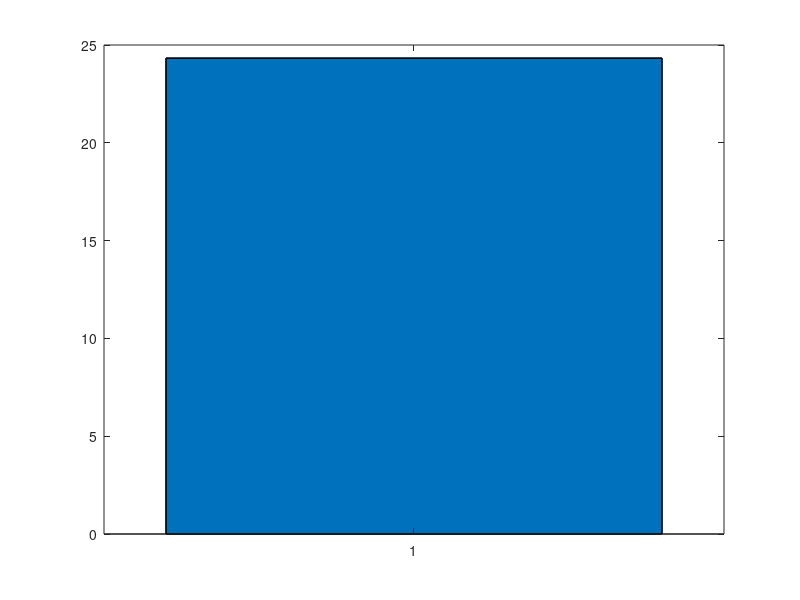

MATLAB code for this plot: (Note: this script raises an error after producing the figure.)
close all;
clear;
clc;

load('modNet_avgFre_source_conP087.mat');
x = mean(modNet_avgFre_source_conP087(50:end,:));
y = std(modNet_avgFre_source_conP087(50:end,:));

figure(1);
facecolor = [1,0,0;0,1,0;0,0,1;1,1,0;1,0,1];
for i = 1:5
    b = bar(i,x(i),'linewidth',1.2);
    b.FaceColor = facecolor(i,:);
    hold on;
end;
ylim([0.01,100]);
hold on;
e = errorbar(x,y,'.','color','k','linewidth',1.2);
e.Marker = 'none';
hold off;
xlabel('Module index');
ylabel('Firing rate (Hz)');
ytick = [0.01,0.1,1.0,10.0,100.0];
ylabelName = {'0.01','0.1','1','10','100'};
set(gca,'xtick',1:1:5,'ytick',ytick,'YTickLabel',ylabelName);
set(gca,'yscale','log');
set(gca,'FontName','Times New Roman','FontSize',16,'FontWeight','bold','linewidth',1.2);
pbaspect([1,0.26,1]);